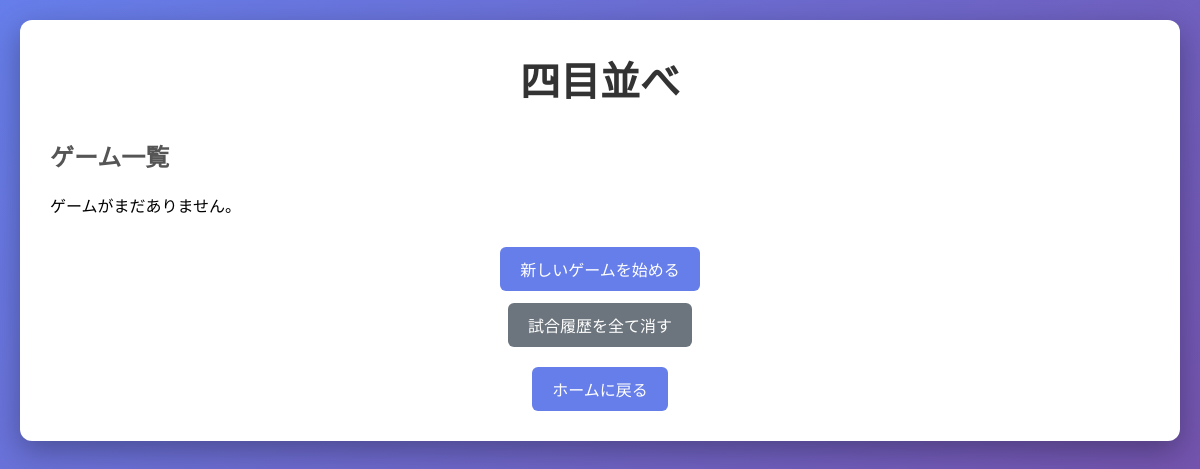
The app's page /yonmoku_narabe/, older data.
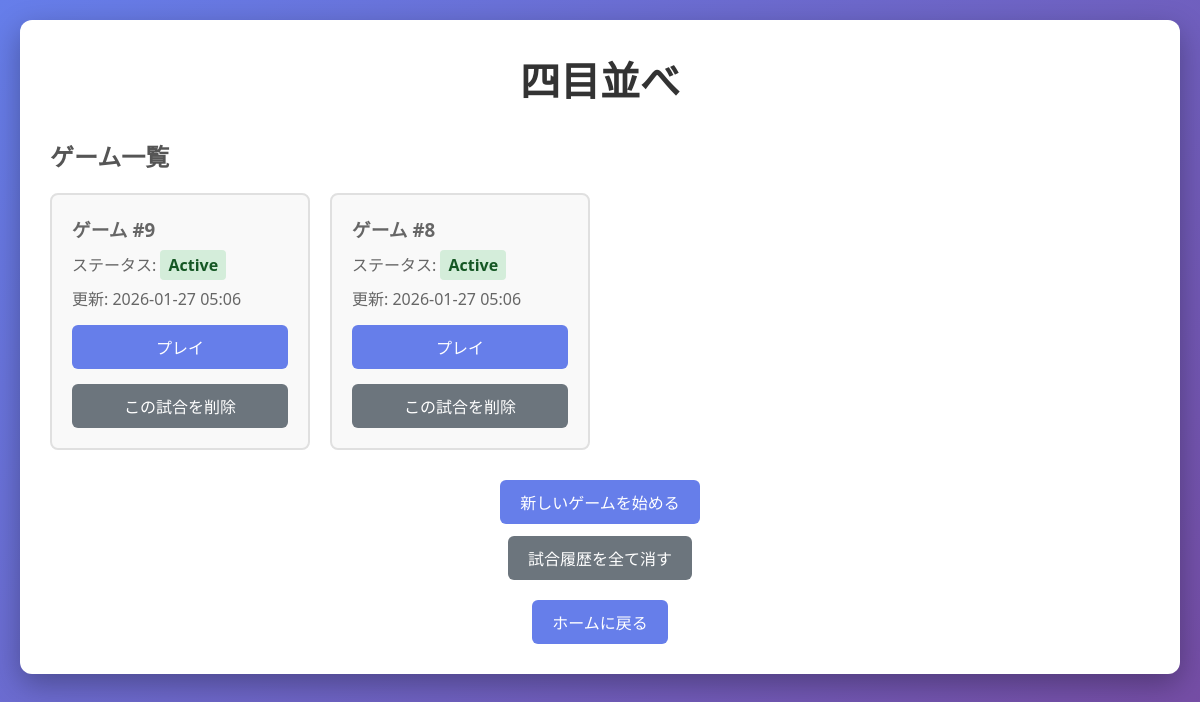
The same page, newer data.
### yonmoku_narabe/models.py (models this page shows, shortened)
class Game(models.Model):
    STATUS_CHOICES = [
        ("active", "Active"),
        ("finished", "Finished"),
    ]
    board = models.JSONField(default=dict)  # 8x8のボード状態を保存
    status = models.CharField(max_length=10, choices=STATUS_CHOICES, default="active")
    winner = models.CharField(
        max_length=10, null=True, blank=True
    )  # 'black', 'white', 'draw'
    current_player = models.CharField(
        max_length=10, default="black"
    )  # 現在のプレイヤー
    created_at = models.DateTimeField(auto_now_add=True)
    updated_at = models.DateTimeField(auto_now=True)

### yonmoku_narabe/views.py (the view)
# urls.py: path("", views.game_list, name="yonmoku_list"),
def game_list(request):
    games = Game.objects.all().order_by("-updated_at")
    return render(request, "yonmoku_narabe/game_list.html", {"games": games})

### yonmoku_narabe/templates/yonmoku_narabe/game_list.html (shortened to what this page needs)
<!DOCTYPE html>
<html lang="ja">
<head>
    {% load static %}
    <link rel="stylesheet" href="{% static 'yonmoku_narabe/style.css' %}">
</head>
<body>
    <div class="container">
        <h1>四目並べ</h1>
        <div class="game-list">
            <h2>ゲーム一覧</h2>
            {% if games %}
            <div class="games-grid">
                {% for game in games %}
                <div class="game-card">
                    <h3>ゲーム #{{ game.id }}</h3>
                    <p>ステータス: <span class="status {{ game.status }}">{{ game.get_status_display }}</span></p>
                    <p>更新: {{ game.updated_at|date:"Y-m-d H:i" }}</p>
                    <a href="{% url 'yonmoku_narabe:yonmoku_detail' game.id %}" class="btn">プレイ</a>
                    <form action="{% url 'yonmoku_narabe:yonmoku_delete' game.id %}" method="post"
                        style="margin-top:8px;">
                        <button type="submit" class="btn btn-secondary"
                            onclick="return confirm('ゲーム #{{ game.id }} を削除します。よろしいですか？');">この試合を削除</button>
                    </form>
                </div>
                {% endfor %}
            </div>
            {% else %}
            <p>ゲームがまだありません。</p>
            {% endif %}
        </div>
        <div class="create-game">
            <a href="{% url 'yonmoku_narabe:yonmoku_create' %}" class="btn btn-primary">新しいゲームを始める</a>
            <form action="{% url 'yonmoku_narabe:yonmoku_delete_all' %}" method="post" style="margin-top:12px;">
                <button type="submit" class="btn btn-secondary"
                    onclick="return confirm('全ての試合履歴を削除します。よろしいですか？');">試合履歴を全て消す</button>
            </form>
            <div class="controls" style="margin-top: 20px;">
                <a class="btn btn-home" href="{% url 'home:home' %}">ホームに戻る</a>
            </div>
        </div>
    </div>
</body>
</html>

### yonmoku_narabe/static/yonmoku_narabe/style.css (style rules this page uses)
* { margin: 0; padding: 0; box-sizing: border-box; }
body { font-family: 'Segoe UI', Tahoma, Geneva, Verdana, sans-serif; background: linear-gradient(135deg, #667eea 0%, #764ba2 100%); min-height: 100vh; padding: 20px; }
.container { max-width: 1200px; margin: 0 auto; background: white; border-radius: 12px; padding: 30px; box-shadow: 0 10px 30px rgba(0, 0, 0, 0.3); }
h1 { text-align: center; color: #333; margin-bottom: 30px; font-size: 2.5em; }
h2 { color: #555; margin-bottom: 20px; font-size: 1.5em; }
h3 { color: #666; margin-bottom: 10px; }
.btn { display: inline-block; padding: 10px 20px; background: #667eea; color: white; text-decoration: none; border: none; border-radius: 6px; cursor: pointer; font-size: 1em; transition: all 0.3s ease; }
.btn-primary { background: #667eea; }
.btn-secondary { background: #6c757d; }
.game-list { margin-bottom: 30px; }
.games-grid { display: grid; grid-template-columns: repeat(auto-fill, minmax(250px, 1fr)); gap: 20px; margin-bottom: 20px; }
.game-card { border: 2px solid #e0e0e0; border-radius: 8px; padding: 20px; background: #f9f9f9; transition: all 0.3s ease; }
.game-card p { margin: 10px 0; color: #666; }
.game-card .btn { display: block; width: 100%; text-align: center; margin-top: 15px; }
.status { padding: 4px 8px; border-radius: 4px; font-weight: bold; }
.status.active { background: #d4edda; color: #155724; }
.create-game { text-align: center; }

Row changes from the older to the newer data that the page shows:
added Game: id "9", status "Active", updated_at "2026-01-27 05:06"
added Game: id "8", status "Active", updated_at "2026-01-27 05:06"
Text that changed along with them:
text no longer shown: "ゲームがまだありません。"
